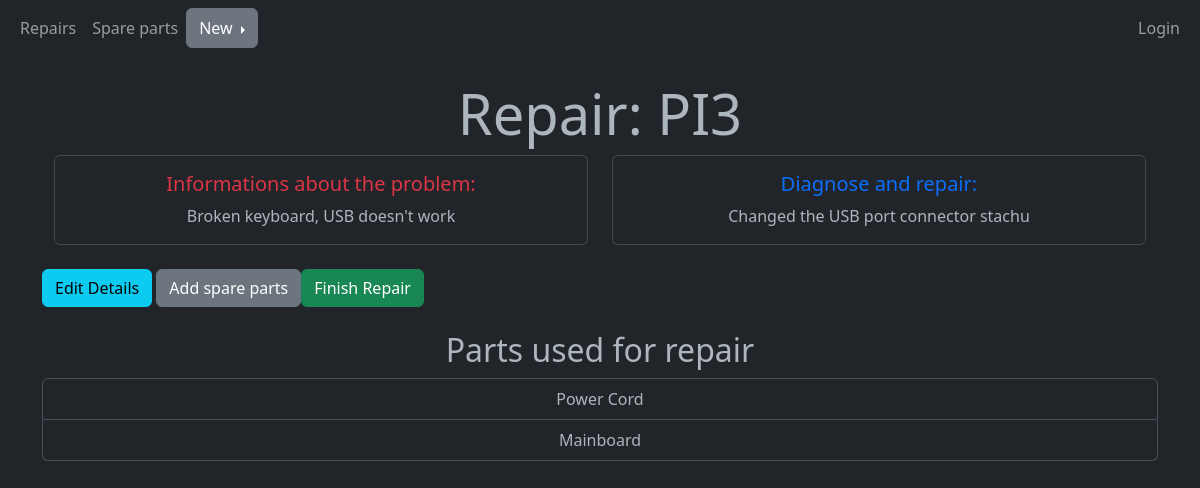
The page /repair/3/ on the database its author committed.
### mainHelper/models.py (models this page shows, shortened)
class Repair(models.Model):
    repairIdentification = models.CharField('Repair ID', max_length=200)
    repairInfo = models.TextField('Diagnose and repair',max_length=500)
    problemInfo = models.TextField('Informations about the problem', max_length=500)
    repairModel = models.CharField('Model of device', max_length=200)
    status = models.CharField('Status', max_length=200)
    customer = models.ForeignKey(Customer, blank=True, null=True, on_delete=models.CASCADE)
    deviceType = models.ForeignKey(DeviceType, blank=True, null=True, on_delete=models.CASCADE)
    createdBy = models.CharField('Creater by', max_length=200)
    startDate = models.DateField('Start of repair', auto_now_add=True)
    lastUpdate = models.DateField('End of repair', auto_now=True)
    spareParts = models.ManyToManyField(SparePart, blank=True)

class SparePart(models.Model):
    nameOfPart = models.CharField('Name of part',max_length=200)
    quantity = models.IntegerField('Quantity')
    model = models.CharField('Device model', max_length=200)

### mainHelper/views.py (the view, shortened to what this page needs)
# urls.py: path('repair/<int:id>/', views.repairDetail, name='repair-detail'),
def repairDetail(request, id):
    repair = Repair.objects.get(id = id)
    usedParts = []
    return render(request, 'mainHelper/repair_detail.html', {'repair': repair})

### mainHelper/templates/mainHelper/repair_detail.html (shortened to what this page needs)
{% extends "mainHelper/base.html" %}
{% block content %}
<br>
<div class="container">
    <div class="row justify-content-center">
        <div class="col-md-6 text-center">
            <h1 class="display-4">Repair: {{repair.repairIdentification}}</h1>
        </div>
    </div>
</div>
<div class="container">
    <div class="row">
        <div class="col-sm-6 mb-3 mb-sm-0">
          <div class="card">
            <div class="card-body text-center">
              <h5 class="card-title text-danger">Informations about the problem:</h5>
              <p class="card-text">{{repair.problemInfo}}</p>
            </div>
          </div>
        </div>
        <div class="col-sm-6">
          <div class="card">
            <div class="card-body text-center">
              <h5 class="card-title text-primary">Diagnose and repair:</h5>
              <p class="card-text">{{repair.repairInfo}}</p>
            </div>
          </div>
        </div>
      </div>
  </div>
  <br>
  <div class="btn-group">
    <form method="post">
      <a href="{% url 'repair-edit' repair.id %}" class="btn btn-info" role="button">Edit Details</a>
      <button type="submit" class="btn btn-secondary" value="{{ repair.repairModel }}" name="repairModel">Add spare parts</a>
      <button type="submit" class="btn btn-success" value="{{ repair.id }}" name="repairId">Finish Repair</button>
    </form>
  </div>
</div>
<br>
<div class="container text-center">
  <h2>Parts used for repair</h2>
  <ul class="list-group">
    {% for part in repair.spareParts.all %}
    <li class="list-group-item">{{part.nameOfPart}}</li>
    {% endfor %}
  </ul>
</div>
{% endblock %}

### rows shown on the page
Repair: repairIdentification "PI3", problemInfo "Broken keyboard, USB doesn't work", repairInfo "Changed the USB port connector stachu"
SparePart: nameOfPart "Power Cord"
SparePart: nameOfPart "Mainboard"
